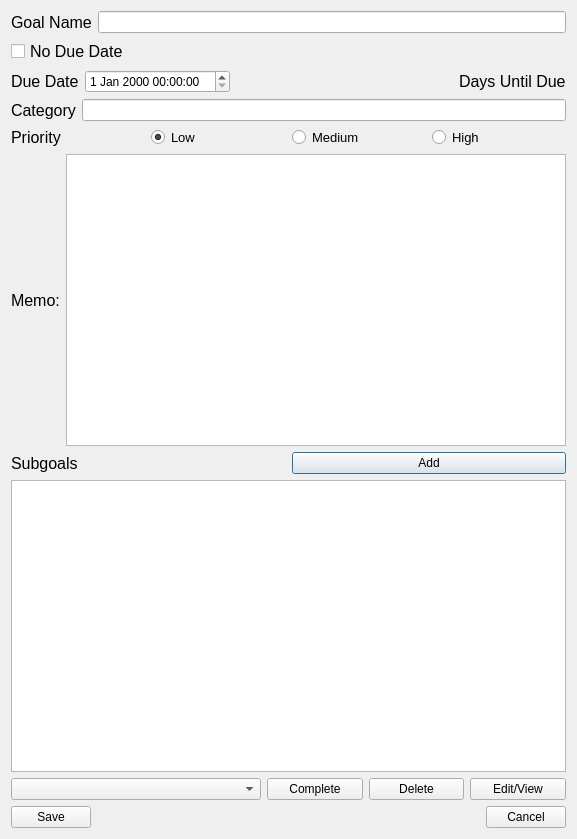
<?xml version="1.0" encoding="UTF-8"?>
<ui version="4.0">
 <class>Dialog</class>
 <widget class="QDialog" name="Dialog">
  <property name="geometry">
   <rect>
    <x>0</x>
    <y>0</y>
    <width>577</width>
    <height>839</height>
   </rect>
  </property>
  <property name="windowTitle">
   <string>Dialog</string>
  </property>
  <layout class="QVBoxLayout" name="verticalLayout">
   <item>
    <layout class="QHBoxLayout" name="horizontalLayout">
     <item>
      <widget class="QLabel" name="label_goal_name">
       <property name="font">
        <font>
         <pointsize>12</pointsize>
        </font>
       </property>
       <property name="text">
        <string>Goal Name</string>
       </property>
      </widget>
     </item>
     <item>
      <widget class="QLineEdit" name="lineEdit_goal_name"/>
     </item>
    </layout>
   </item>
   <item>
    <widget class="QCheckBox" name="checkBox_due_date">
     <property name="font">
      <font>
       <pointsize>12</pointsize>
      </font>
     </property>
     <property name="text">
      <string>No Due Date</string>
     </property>
    </widget>
   </item>
   <item>
    <layout class="QHBoxLayout" name="horizontalLayout_2">
     <item>
      <widget class="QLabel" name="label_due_date">
       <property name="sizePolicy">
        <sizepolicy hsizetype="Minimum" vsizetype="Preferred">
         <horstretch>0</horstretch>
         <verstretch>0</verstretch>
        </sizepolicy>
       </property>
       <property name="font">
        <font>
         <pointsize>12</pointsize>
        </font>
       </property>
       <property name="text">
        <string>Due Date</string>
       </property>
      </widget>
     </item>
     <item>
      <widget class="QDateTimeEdit" name="dateTimeEdit_due_date"/>
     </item>
     <item>
      <spacer name="horizontalSpacer_2">
       <property name="orientation">
        <enum>Qt::Horizontal</enum>
       </property>
       <property name="sizeHint" stdset="0">
        <size>
         <width>40</width>
         <height>20</height>
        </size>
       </property>
      </spacer>
     </item>
     <item>
      <widget class="QLabel" name="label_goal_name_4">
       <property name="sizePolicy">
        <sizepolicy hsizetype="Minimum" vsizetype="Preferred">
         <horstretch>0</horstretch>
         <verstretch>0</verstretch>
        </sizepolicy>
       </property>
       <property name="font">
        <font>
         <pointsize>12</pointsize>
        </font>
       </property>
       <property name="text">
        <string>Days Until Due</string>
       </property>
      </widget>
     </item>
    </layout>
   </item>
   <item>
    <layout class="QHBoxLayout" name="horizontalLayout_3">
     <item>
      <widget class="QLabel" name="label_category">
       <property name="font">
        <font>
         <pointsize>12</pointsize>
        </font>
       </property>
       <property name="text">
        <string>Category</string>
       </property>
      </widget>
     </item>
     <item>
      <widget class="QLineEdit" name="lineEdit_category"/>
     </item>
    </layout>
   </item>
   <item>
    <layout class="QHBoxLayout" name="horizontalLayout_4">
     <item>
      <widget class="QLabel" name="label_priority">
       <property name="font">
        <font>
         <pointsize>12</pointsize>
        </font>
       </property>
       <property name="text">
        <string>Priority</string>
       </property>
      </widget>
     </item>
     <item>
      <widget class="QRadioButton" name="radio_priority_low">
       <property name="font">
        <font>
         <pointsize>10</pointsize>
        </font>
       </property>
       <property name="text">
        <string>Low</string>
       </property>
       <property name="checked">
        <bool>true</bool>
       </property>
      </widget>
     </item>
     <item>
      <widget class="QRadioButton" name="radio_priority_medium">
       <property name="font">
        <font>
         <pointsize>10</pointsize>
        </font>
       </property>
       <property name="text">
        <string>Medium</string>
       </property>
       <property name="checked">
        <bool>false</bool>
       </property>
      </widget>
     </item>
     <item>
      <widget class="QRadioButton" name="radio_priority_high">
       <property name="font">
        <font>
         <pointsize>10</pointsize>
        </font>
       </property>
       <property name="text">
        <string>High</string>
       </property>
      </widget>
     </item>
    </layout>
   </item>
   <item>
    <layout class="QHBoxLayout" name="horizontalLayout_5">
     <item>
      <widget class="QLabel" name="label_memo">
       <property name="font">
        <font>
         <pointsize>12</pointsize>
        </font>
       </property>
       <property name="text">
        <string>Memo:</string>
       </property>
      </widget>
     </item>
     <item>
      <widget class="QTextEdit" name="textEdit">
       <property name="sizePolicy">
        <sizepolicy hsizetype="Expanding" vsizetype="MinimumExpanding">
         <horstretch>0</horstretch>
         <verstretch>0</verstretch>
        </sizepolicy>
       </property>
      </widget>
     </item>
    </layout>
   </item>
   <item>
    <layout class="QHBoxLayout" name="horizontalLayout_6">
     <item>
      <widget class="QLabel" name="label_subgoals">
       <property name="font">
        <font>
         <pointsize>12</pointsize>
        </font>
       </property>
       <property name="text">
        <string>Subgoals</string>
       </property>
      </widget>
     </item>
     <item>
      <widget class="QPushButton" name="push_add_subgoal">
       <property name="text">
        <string>Add</string>
       </property>
      </widget>
     </item>
    </layout>
   </item>
   <item>
    <widget class="QListWidget" name="listWidget">
     <property name="sizePolicy">
      <sizepolicy hsizetype="Expanding" vsizetype="MinimumExpanding">
       <horstretch>0</horstretch>
       <verstretch>0</verstretch>
      </sizepolicy>
     </property>
    </widget>
   </item>
   <item>
    <layout class="QHBoxLayout" name="horizontalLayout_7">
     <item>
      <widget class="QComboBox" name="comboBox">
       <property name="minimumSize">
        <size>
         <width>250</width>
         <height>0</height>
        </size>
       </property>
      </widget>
     </item>
     <item>
      <widget class="QPushButton" name="push_complete_subgoal">
       <property name="text">
        <string>Complete</string>
       </property>
      </widget>
     </item>
     <item>
      <widget class="QPushButton" name="push_delete_subgoal">
       <property name="text">
        <string>Delete</string>
       </property>
      </widget>
     </item>
     <item>
      <widget class="QPushButton" name="push_edit_view_subgoal">
       <property name="text">
        <string>Edit/View</string>
       </property>
      </widget>
     </item>
    </layout>
   </item>
   <item>
    <layout class="QHBoxLayout" name="horizontalLayout_8">
     <item>
      <widget class="QPushButton" name="push_save">
       <property name="text">
        <string>Save</string>
       </property>
      </widget>
     </item>
     <item>
      <spacer name="horizontalSpacer">
       <property name="orientation">
        <enum>Qt::Horizontal</enum>
       </property>
       <property name="sizeHint" stdset="0">
        <size>
         <width>40</width>
         <height>20</height>
        </size>
       </property>
      </spacer>
     </item>
     <item>
      <widget class="QPushButton" name="push_cancel">
       <property name="text">
        <string>Cancel</string>
       </property>
      </widget>
     </item>
    </layout>
   </item>
  </layout>
 </widget>
 <resources/>
 <connections/>
</ui>
